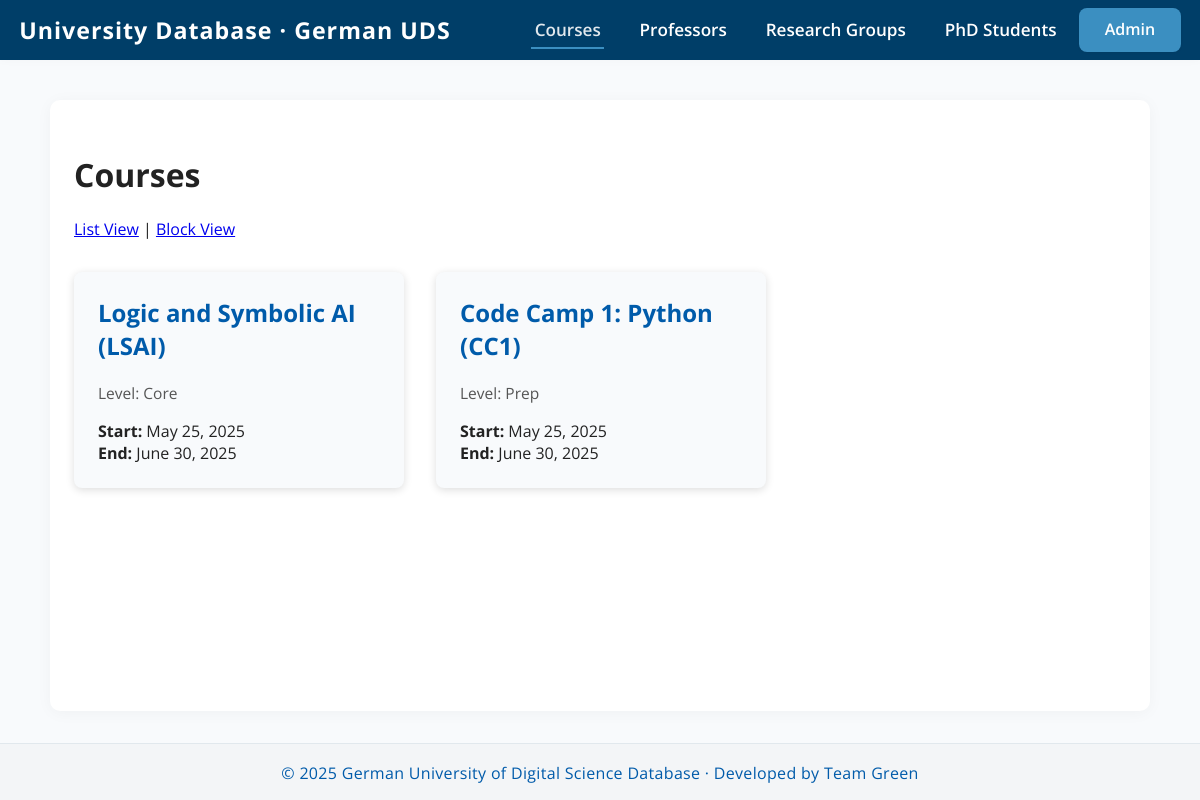
The app's page /courses/, older data.
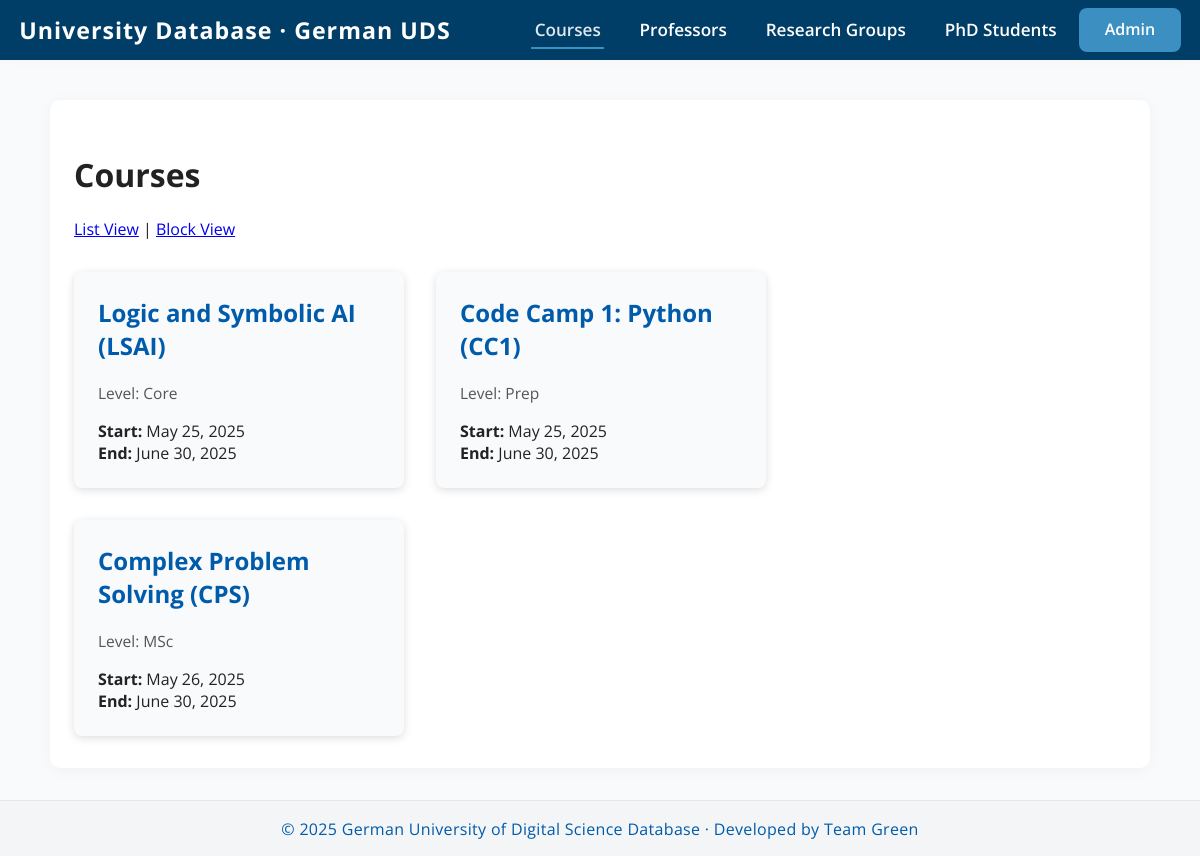
The same page, newer data.
### university/models.py (models this page shows, shortened)
class Course(models.Model):
    name = models.CharField(max_length=255)
    description = models.TextField()
    image_url = models.URLField(blank=True)
    credits = models.PositiveSmallIntegerField()
    code = models.CharField(max_length=20, unique=True)
    start_date = models.DateField()
    end_date = models.DateField()
    format = models.CharField(max_length=50)
    level = models.CharField(max_length=50)
    professors = models.ManyToManyField(Professor, related_name='courses', through='ProfessorCourse')
    research_groups = models.ManyToManyField(ResearchGroup, related_name='courses', through='CourseResearch')

### university/views.py (the view)
# urls.py: path('courses/', views.course_list, name='course_list'),
def course_list(request):
    view_mode = request.GET.get('view', 'block')
    courses = Course.objects.all()
    return render(request, 'university/courses_list.html', {
        'courses': courses,
        'view_mode': view_mode,
    })

### university/templates/university/courses_list.html (shortened to what this page needs)
{% extends "university/base.html" %}
{% block content %}
<h1>Courses</h1>
<div>
  <a href="?view=list">List View</a> | <a href="?view=block">Block View</a>
</div>
{% if view_mode == "list" %}
  <ul>
    {% for course in courses %}
      <li>
        <a href="{% url 'course_detail' course.id %}">
          {{ course.name }} ({{ course.code }})
        </a>
        — {{ course.level }}
        {% if course.start_date %} | Start: {{ course.start_date }}{% endif %}
        {% if course.end_date %} | End: {{ course.end_date }}{% endif %}
      </li>
    {% empty %}
      <li>No courses found.</li>
    {% endfor %}
  </ul>
{% else %}
  <div style="display:flex; flex-wrap:wrap; gap:2em; margin-top:2em;">
    {% for course in courses %}
      <div style="background:#f8fafc; border-radius:8px; box-shadow:0 2px 8px #ddd; width:330px; padding:1.5em;">
        <h2 style="margin-top:0;">
          <a href="{% url 'course_detail' course.id %}" style="color:#005baa; text-decoration:none;">
            {{ course.name }} ({{ course.code }})
          </a>
        </h2>
        <div style="font-size:0.97em; color:#555;">Level: {{ course.level }}</div>
        <div style="margin-top:1em;">
          {% if course.start_date %}<strong>Start:</strong> {{ course.start_date }}<br>{% endif %}
          {% if course.end_date %}<strong>End:</strong> {{ course.end_date }}<br>{% endif %}
        </div>
      </div>
    {% empty %}
      <p>No courses found.</p>
    {% endfor %}
  </div>
{% endif %}
{% endblock %}

Row changes from the older to the newer data that the page shows:
added Course: name "Complex Problem Solving", code "CPS", level "MSc", start_date "May 26, 2025", end_date "June 30, 2025"
